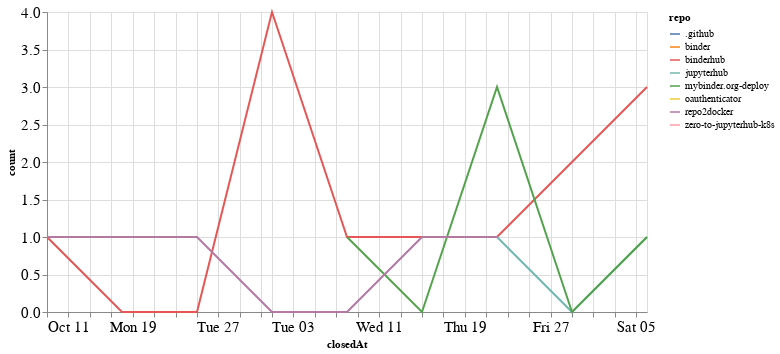

Notebook code cell kept with this figure:
### Code cell
closed_by_time = closed_by.groupby('repo').resample('W', on='closedAt').count()['author'].reset_index()
closed_by_time = closed_by_time.rename(columns={'author': 'count'})

alt.Chart(closed_by_time, width=600).mark_line().encode(
    x='closedAt',
    y='count',
    color='repo',
    tooltip="repo"
)

### Figure 1 — Vega-Lite specification as saved in the notebook (floating-point values rounded to 4 significant figures)
{"config": {"axisLeft": {"labelFontSize": 15}, "axisBottom": {"labelFontSize": 15}}, "data": {"name": "data-a598910ef20fbe9c83dc62fad4d787bb"}, "mark": "line", "encoding": {"color": {"type": "nominal", "field": "repo"}, "tooltip": {"type": "nominal", "field": "repo"}, "x": {"type": "temporal", "field": "closedAt"}, "y": {"type": "quantitative", "field": "count"}}, "width": 600, "$schema": "https://vega.github.io/schema/vega-lite/v4.8.1.json", "datasets": {"data-a598910ef20fbe9c83dc62fad4d787bb": [{"repo": ".github", "closedAt": "2020-12-06T00:00:00", "count": 1}, {"repo": "binder", "closedAt": "2020-11-15T00:00:00", "count": 1}, {"repo": "binderhub", "closedAt": "2020-10-11T00:00:00", "count": 1}, {"repo": "binderhub", "closedAt": "2020-10-18T00:00:00", "count": 0}, {"repo": "binderhub", "closedAt": "2020-10-25T00:00:00", "count": 0}, {"repo": "binderhub", "closedAt": "2020-11-01T00:00:00", "count": 4}, {"repo": "binderhub", "closedAt": "2020-11-08T00:00:00", "count": 1}, {"repo": "binderhub", "closedAt": "2020-11-15T00:00:00", "count": 1}, {"repo": "binderhub", "closedAt": "2020-11-22T00:00:00", "count": 1}, {"repo": "binderhub", "closedAt": "2020-11-29T00:00:00", "count": 2}, {"repo": "binderhub", "closedAt": "2020-12-06T00:00:00", "count": 3}, {"repo": "jupyterhub", "closedAt": "2020-11-22T00:00:00", "count": 1}, {"repo": "jupyterhub", "closedAt": "2020-11-29T00:00:00", "count": 0}, {"repo": "jupyterhub", "closedAt": "2020-12-06T00:00:00", "count": 1}, {"repo": "mybinder.org-deploy", "closedAt": "2020-11-08T00:00:00", "count": 1}, {"repo": "mybinder.org-deploy", "closedAt": "2020-11-15T00:00:00", "count": 0}, {"repo": "mybinder.org-deploy", "closedAt": "2020-11-22T00:00:00", "count": 3}, {"repo": "mybinder.org-deploy", "closedAt": "2020-11-29T00:00:00", "count": 0}, {"repo": "mybinder.org-deploy", "closedAt": "2020-12-06T00:00:00", "count": 1}, {"repo": "oauthenticator", "closedAt": "2020-11-22T00:00:00", "count": 1}, {"repo": "repo2docker", "closedAt": "2020-10-11T00:00:00", "count": 1}, {"repo": "repo2docker", "closedAt": "2020-10-18T00:00:00", "count": 1}, {"repo": "repo2docker", "closedAt": "2020-10-25T00:00:00", "count": 1}, {"repo": "repo2docker", "closedAt": "2020-11-01T00:00:00", "count": 0}, {"repo": "repo2docker", "closedAt": "2020-11-08T00:00:00", "count": 0}, {"repo": "repo2docker", "closedAt": "2020-11-15T00:00:00", "count": 1}, {"repo": "repo2docker", "closedAt": "2020-11-22T00:00:00", "count": 1}, {"repo": "zero-to-jupyterhub-k8s", "closedAt": "2020-10-18T00:00:00", "count": 1}]}}
